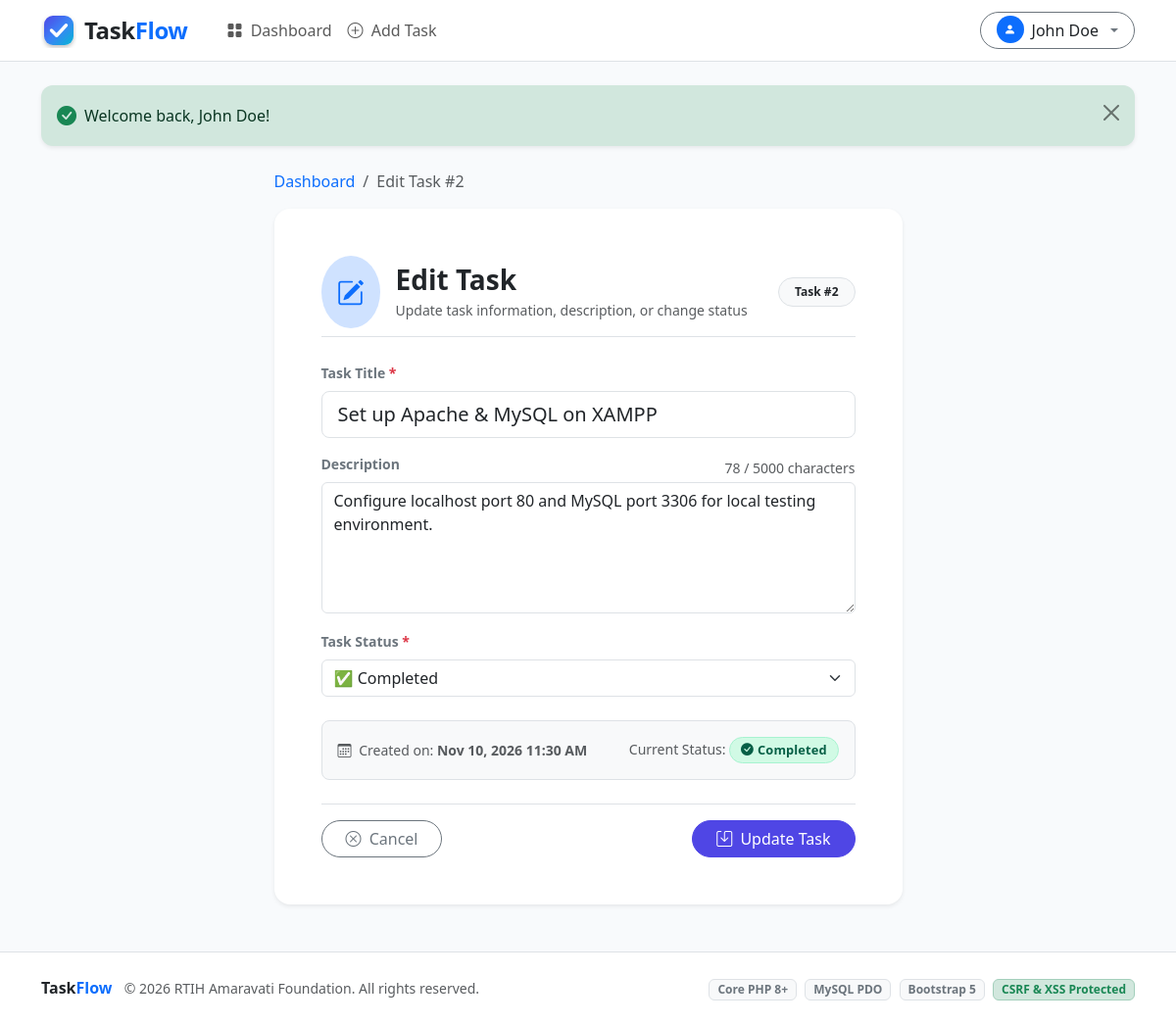
The page /tasks/edit.php?id=2 (signed in) on the database its author committed.
### tables this page shows
CREATE TABLE `tasks` (
  `id` INT AUTO_INCREMENT PRIMARY KEY,
  `user_id` INT NOT NULL,
  `title` VARCHAR(255) NOT NULL,
  `description` TEXT NULL,
  `status` ENUM('Pending', 'In Progress', 'Completed') NOT NULL DEFAULT 'Pending',
  `created_at` TIMESTAMP DEFAULT CURRENT_TIMESTAMP,
  INDEX `idx_tasks_user_id` (`user_id`),
  INDEX `idx_tasks_status` (`status`),
  INDEX `idx_tasks_title` (`title`),
  CONSTRAINT `fk_tasks_user` 
    FOREIGN KEY (`user_id`) 
    REFERENCES `users` (`id`) 
    ON DELETE CASCADE 
    ON UPDATE CASCADE
);

### tasks/edit.php (the view, shortened to what this page needs)
<?php
require_once __DIR__ . '/../includes/functions.php';
$userId = current_user_id();
$pdo = getDBConnection();
$taskId = filter_var($_GET['id'] ?? ($_POST['id'] ?? null), FILTER_VALIDATE_INT);
$fetchStmt = $pdo->prepare('SELECT id, user_id, title, description, status, created_at FROM tasks WHERE id = :id AND user_id = :user_id LIMIT 1');
$fetchStmt->execute([
    ':id'      => $taskId,
    ':user_id' => $userId,
]);
$task = $fetchStmt->fetch();
$errors = [];
$formData = [
    'title'       => $task['title'],
    'description' => $task['description'] ?? '',
    'status'      => $task['status'],
];
require_once __DIR__ . '/../includes/header.php';
?>
<div class="row justify-content-center">
    <div class="col-md-8 col-lg-7">
        <nav aria-label="breadcrumb" class="mb-3">
            <ol class="breadcrumb small">
                <li class="breadcrumb-item"><a href="<?= e(base_url('tasks/index.php')); ?>" class="text-decoration-none">Dashboard</a></li>
                <li class="breadcrumb-item active" aria-current="page">Edit Task #<?= (int)$task['id']; ?></li>
            </ol>
        </nav>
        <div class="card card-custom p-4 p-md-5 mb-4 shadow-sm border-0">
            <div class="d-flex align-items-center justify-content-between mb-4 pb-2 border-bottom">
                <div class="d-flex align-items-center">
                    <div class="d-inline-flex p-3 bg-primary-subtle text-primary rounded-circle me-3">
                        <i class="bi bi-pencil-square fs-3"></i>
                    </div>
                    <div>
                        <h3 class="fw-bold text-dark mb-1">Edit Task</h3>
                        <p class="text-muted small mb-0">Update task information, description, or change status</p>
                    </div>
                </div>
                <div class="text-end">
                    <span class="badge bg-light text-dark border px-3 py-2 rounded-pill small">
                        Task #<?= (int)$task['id']; ?>
                    </span>
                </div>
            </div>
            <form action="<?= e(base_url('tasks/edit.php?id=' . (int)$task['id'])); ?>" method="POST" novalidate class="needs-validation">
                <div class="mb-3">
                    <label for="title" class="form-label fw-semibold small text-secondary">Task Title <span class="text-danger">*</span></label>
                    <input type="text"
                           class="form-control form-control-lg <?= isset($errors['title']) ? 'is-invalid' : ''; ?>"
                           id="title"
                           name="title"
                           value="<?= e($formData['title']); ?>"
                           maxlength="255"
                           required
                           autofocus>
                </div>
                <div class="mb-3">
                    <div class="d-flex justify-content-between align-items-center">
                        <label for="description" class="form-label fw-semibold small text-secondary">Description</label>
                        <span class="small text-muted" id="descriptionCharCounter">0 / 5000 characters</span>
                    </div>
                    <textarea class="form-control <?= isset($errors['description']) ? 'is-invalid' : ''; ?>"
                              id="description"
                              name="description"
                              rows="5"
                              maxlength="5000"><?= e($formData['description']); ?></textarea>
                </div>
                <div class="mb-4">
                    <label for="status" class="form-label fw-semibold small text-secondary">Task Status <span class="text-danger">*</span></label>
                    <select class="form-select <?= isset($errors['status']) ? 'is-invalid' : ''; ?>" id="status" name="status" required>
                        <option value="Completed" <?= ($formData['status'] === 'Completed') ? 'selected' : ''; ?>>✅ Completed</option>
                    </select>
                </div>
                <div class="p-3 bg-light rounded-3 border mb-4 small text-muted d-flex justify-content-between align-items-center">
                    <div>
                        <i class="bi bi-calendar3 me-1"></i> Created on: <strong><?= format_datetime($task['created_at']); ?></strong>
                    </div>
                    <div>
                        Current Status: <?= get_status_badge($task['status']); ?>
                    </div>
                </div>
                <div class="d-flex justify-content-between align-items-center pt-3 border-top">
                    <a href="<?= e(base_url('tasks/index.php')); ?>" class="btn btn-outline-secondary rounded-pill px-4">
                        <i class="bi bi-x-circle me-1"></i> Cancel
                    </a>
                    <button type="submit" class="btn btn-primary rounded-pill px-4">
                        <i class="bi bi-save me-1"></i> Update Task
                    </button>
                </div>
            </form>
        </div>
    </div>
</div>
<?php require_once __DIR__ . '/../includes/footer.php'; ?>

### includes/functions.php (shortened to what this page needs)
<?php
function e(mixed $value): string
{
    return htmlspecialchars((string)($value ?? ''), ENT_QUOTES | ENT_SUBSTITUTE | ENT_HTML5, 'UTF-8');
}
function base_url(string $path = ''): string
{
    static $computedBase = null;
    if ($computedBase === null) {
        $envUrl = getenv('APP_URL') ?: ($_ENV['APP_URL'] ?? '');
        if (!empty($envUrl)) {
            $computedBase = rtrim($envUrl, '/');
        }
    }
    $cleanPath = ltrim($path, '/');
    return $cleanPath === '' ? $computedBase : "{$computedBase}/{$cleanPath}";
}
function get_status_badge(string $status): string
{
    return match ($status) {
        'Pending' => '<span class="badge badge-status badge-pending text-dark"><i class="bi bi-hourglass-split me-1"></i>Pending</span>',
        'In Progress' => '<span class="badge badge-status badge-in-progress text-dark"><i class="bi bi-arrow-repeat me-1"></i>In Progress</span>',
        'Completed' => '<span class="badge badge-status badge-completed"><i class="bi bi-check-circle-fill me-1"></i>Completed</span>',
        default => '<span class="badge bg-secondary"><i class="bi bi-question-circle me-1"></i>' . e($status) . '</span>',
    };
}
function format_datetime(?string $datetime): string
{
    try {
        $dt = new DateTime($datetime);
        return $dt->format('M d, Y h:i A');
    } catch (Exception) {
        return e($datetime);
    }
}

### assets/css/style.css (style rules this page uses)
:root { --tf-primary: #4f46e5; --tf-primary-hover: #4338ca; --tf-primary-subtle: #eef2ff; --tf-secondary: #64748b; --tf-success: #10b981; --tf-success-subtle: #ecfdf5; --tf-warning: #f59e0b; --tf-warning-subtle: #fffbeb; --tf-info: #0ea5e9; --tf-info-subtle: #f0f9ff; --tf-danger: #ef4444; --tf-dark: #0f172a; --tf-card-border: #e2e8f0; --tf-bg-light: #f8fafc; }
body { background-color: var(--tf-bg-light); color: #1e293b; font-family: system-ui, -apple-system, "Segoe UI", Roboto, "Helvetica Neue", "Noto Sans", "Liberation Sans", Arial, sans-serif; min-height: 100vh; display: flex; flex-direction: column; }
.btn-primary { background-color: var(--tf-primary); border-color: var(--tf-primary); }
.card-custom { border: 1px solid var(--tf-card-border); border-radius: 1rem; box-shadow: 0 4px 6px -1px rgba(0, 0, 0, 0.05), 0 2px 4px -2px rgba(0, 0, 0, 0.05); background-color: #ffffff; transition: transform 0.2s ease, box-shadow 0.2s ease; }
.badge-status { padding: 0.45em 0.85em; font-weight: 600; font-size: 0.8rem; border-radius: 9999px; display: inline-flex; align-items: center; letter-spacing: 0.01em; }
.badge-completed { background-color: #d1fae5; color: #065f46 !important; border: 1px solid #a7f3d0; }

### rows shown on the page
tasks: id "2", title "Set up Apache & MySQL on XAMPP", description "Configure localhost port 80 and MySQL port 3306 for local testing environment.", status "✅ Completed", created_at "Nov 10, 2026 11:30 AM", status "Completed"

### other values the page prints
$currentUser['full_name'] "John Doe"
$flash['message'] "Welcome back, John Doe!"
